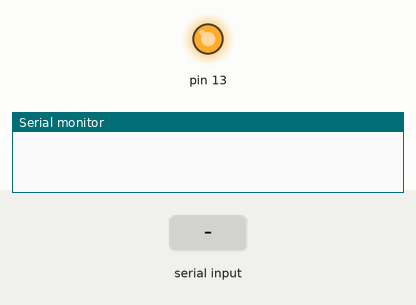
Bench run of a sketch on a simulated Arduino Mega 2560, built with avr-gcc and run on an emulated ATmega2560. On the bench: output pins drawn as LEDs (lit = HIGH), the last lines printed to the serial monitor. The inputs (shaded band) are chosen by the test bench.

Above: at 1.2 s.
1.3 s: "0" received over the second serial link
At 2.5 s:
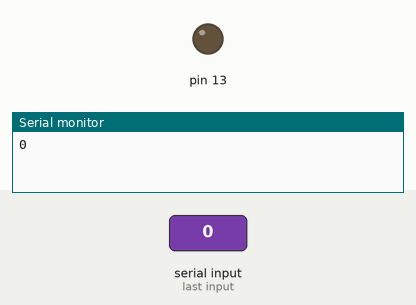
2.8 s: "1" received over the second serial link
At 3.6 s:
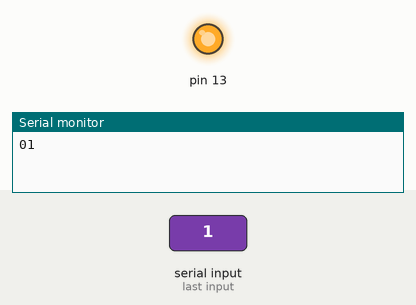
Timing chart, 0 to 5.8 s (numbered marks = the images above; inputs shaded):
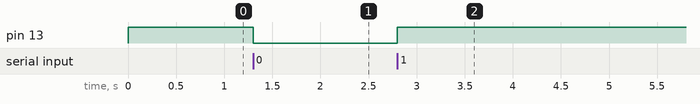

The sketch:

ArduinoSerialEcho.ino
```cpp
char inByte = 0;

void setup()
{
    Serial.begin(115200);
    while (!Serial);
    Serial3.begin(115200);
  	pinMode(13, OUTPUT);
    digitalWrite(13, HIGH);
}

void loop()
{
    if (Serial3.available())
    {
        inByte = Serial3.read();
        Serial3.write(inByte);
        // Serial.print("[");
        Serial.print(inByte);
        // Serial.print("]");
    }
	  // used the echoed character to switch the onboard LED
  	if (inByte == '0')
    {
        //Serial.println("");
        //Serial.println("LED OFF");
        digitalWrite(13, LOW);
  	}
	  if (inByte == '1')
	  {
        //Serial.println("");
        //Serial.println("LED ON");
        digitalWrite(13, HIGH);
	  }
}
```

Measured:
- after the input at 1.3 s, pin 13: HIGH → LOW at once
- after the input at 2.8 s, pin 13: LOW → HIGH at once
